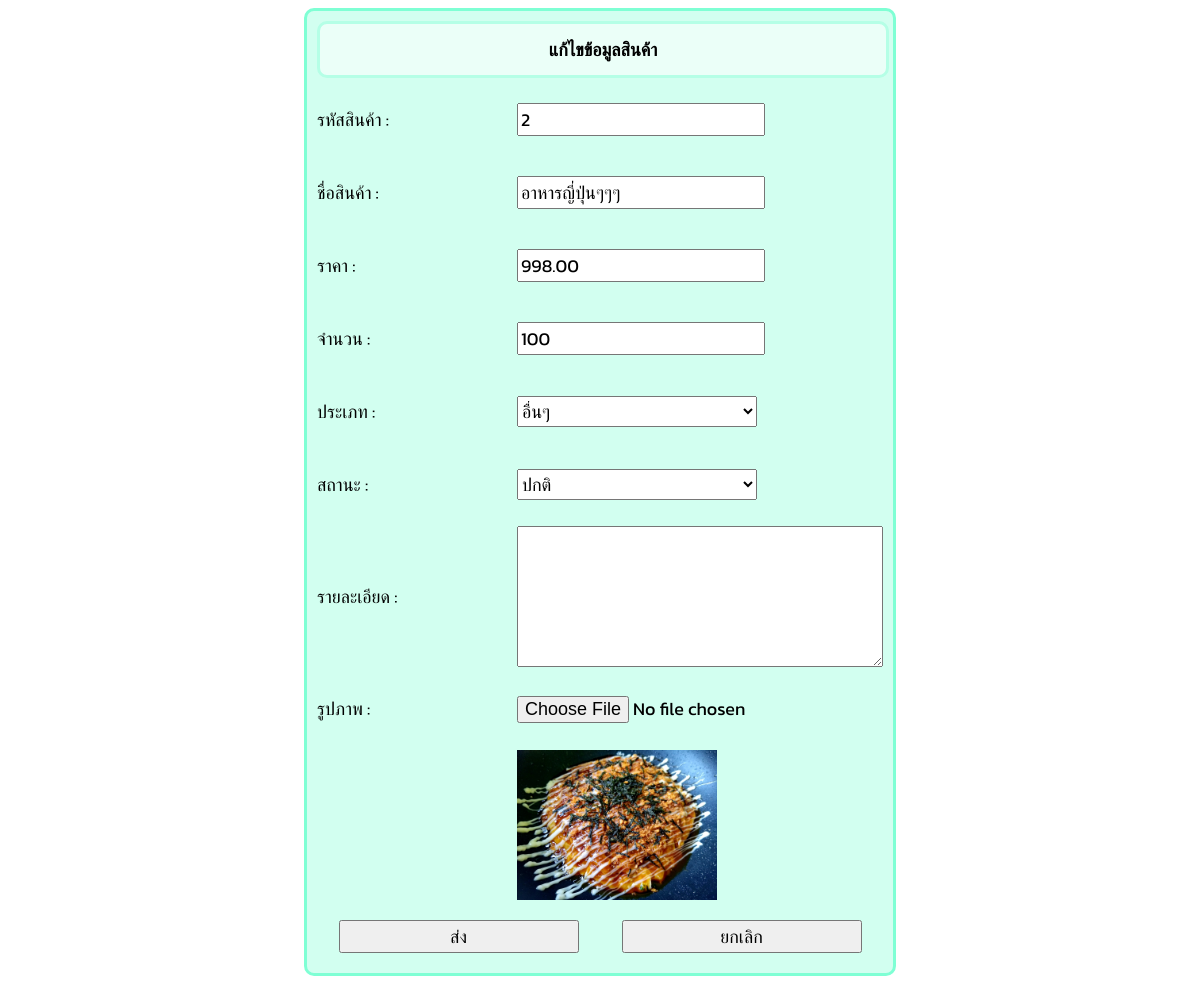
The page /admin/product_edit.php?product_id=2 on the database its author committed.
### tables this page shows
CREATE TABLE `products` (
  `product_id` int(6) NOT NULL,
  `product_name` varchar(100) NOT NULL,
  `product_price` decimal(10,2) NOT NULL,
  `product_quantity` int(4) NOT NULL,
  `product_type` varchar(50) NOT NULL,
  `product_status` varchar(50) NOT NULL,
  `product_description` text NOT NULL,
  `product_image_path` varchar(255) NOT NULL
);

### admin/product_edit.php (the view, shortened to what this page needs)
<?php
include "../db_connect.php";
if (isset($_GET["product_id"])) {
    $get_product_id = $_GET["product_id"];
    $cmd_ = "SELECT * from products WHERE product_id = $get_product_id";
    $cmd_result = mysqli_query($db_connect, $cmd_);
    $record = mysqli_fetch_array($cmd_result);
}
?>
<!DOCTYPE html>
<html lang="en">
<head>
    <link rel="stylesheet" href="../css/styles.css">
</head>
<body>
    <form method="post" enctype="multipart/form-data" action="product_update.php">
        <div class="box gridcon">
            <div class="b">
                <h1>แก้ไขข้อมูลสินค้า</h1>
            </div>
            <p>รหัสสินค้า :</p>
            <input type="text" name="product_id" value="<?php echo $record['product_id'] ?? ''; ?>">
            <p>ชื่อสินค้า :</p>
            <input type="text" name="product_name" value="<?php echo $record['product_name'] ?? ''; ?>">
            <p>ราคา :</p>
            <input type="text" name="product_price" value="<?php echo $record['product_price'] ?? ''; ?>">
            <p>จำนวน :</p>
            <input type="text" name="product_quantity" value="<?php echo $record['product_quantity'] ?? ''; ?>">
            <p>ประเภท :</p>
            <select name="product_type">
                <option hidden value="<?php echo $record['product_type'] ?? ''; ?>"><?php echo $record['product_type'] ?? ''; ?></option>
            </select>
            <p>สถานะ :</p>
            <select name="product_status">
                <option hidden value="<?php echo $record['product_status'] ?? ''; ?>"><?php echo $record['product_status'] ?? ''; ?></option>
            </select>
            <p>รายละเอียด :</p>
            <textarea rows=5 name="product_detail"><?php echo $record['product_detail'] ?? ''; ?></textarea>
            <p>รูปภาพ :</p>
            <input type="file" name="product_image"></input><br>
            <img src="../images_db/<?php echo $record['product_image_path'] ?? ''; ?>" width="200vw" alt="">
            <div class="bottom" style="width:100%; display: flex; justify-content: space-around; margin : 10px 0">
                <input type="submit" name="submit" value="ส่ง">
                <input type="reset" name="reset" value="ยกเลิก" onclick="window.location.href = 'product_query.php';">
            </div>
        </div>
        <br>
    </form>
</body>
</html>

### css/styles.css (style rules this page uses)
* { font-family: 'Kanit', sans-serif; font-size: large; }
textarea { width: 30vw; }
input { width: 20vw; }
select { width: 20vw; }
.box { display: block; margin: 0 auto; width: fit-content; border: 3px solid aquamarine; border-radius: 10px; padding: 1vw; background-color: rgb(210, 255, 240); }
.gridcon { padding: 10px; width: fit-content; height: fit-content; display: grid; gap: 10px 0px; align-items: center; grid-template-columns: 200px 1fr; }
.bottom { grid-column: 1/3; display: flex; }
.b { background-color: rgb(235, 255, 248); grid-column: 1/3; display: flex; width: 100%; justify-content: center; border: 3px solid rgb(181, 255, 230); border-radius: 10px; }

### rows shown on the page
products: product_id "2", product_name "อาหารญี่ปุ่นๆๆๆ", product_price "998.00", product_quantity "100", product_type "อื่นๆ", product_status "ปกติ", product_image_path (picture)
